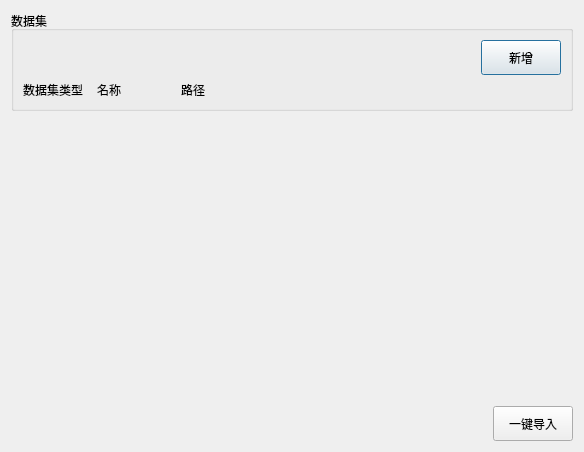
<?xml version="1.0" encoding="UTF-8"?>
<ui version="4.0">
 <class>Dialog</class>
 <widget class="QDialog" name="Dialog">
  <property name="geometry">
   <rect>
    <x>0</x>
    <y>0</y>
    <width>578</width>
    <height>452</height>
   </rect>
  </property>
  <property name="windowTitle">
   <string>导入图像</string>
  </property>
  <layout class="QVBoxLayout" name="verticalLayout_3">
   <item>
    <widget class="QGroupBox" name="datasetGbx">
     <property name="sizePolicy">
      <sizepolicy hsizetype="Fixed" vsizetype="Fixed">
       <horstretch>0</horstretch>
       <verstretch>0</verstretch>
      </sizepolicy>
     </property>
     <property name="title">
      <string>数据集</string>
     </property>
     <layout class="QVBoxLayout" name="verticalLayout_2">
      <item>
       <layout class="QHBoxLayout" name="horizontalLayout_4">
        <item>
         <spacer name="horizontalSpacer_2">
          <property name="orientation">
           <enum>Qt::Orientation::Horizontal</enum>
          </property>
          <property name="sizeHint" stdset="0">
           <size>
            <width>40</width>
            <height>20</height>
           </size>
          </property>
         </spacer>
        </item>
        <item>
         <widget class="QPushButton" name="newSetBtn">
          <property name="minimumSize">
           <size>
            <width>0</width>
            <height>35</height>
           </size>
          </property>
          <property name="text">
           <string>新增</string>
          </property>
         </widget>
        </item>
       </layout>
      </item>
      <item>
       <layout class="QHBoxLayout" name="horizontalLayout_5">
        <property name="spacing">
         <number>4</number>
        </property>
        <item>
         <widget class="QLabel" name="label">
          <property name="sizePolicy">
           <sizepolicy hsizetype="Fixed" vsizetype="Fixed">
            <horstretch>0</horstretch>
            <verstretch>0</verstretch>
           </sizepolicy>
          </property>
          <property name="minimumSize">
           <size>
            <width>70</width>
            <height>0</height>
           </size>
          </property>
          <property name="maximumSize">
           <size>
            <width>70</width>
            <height>16777215</height>
           </size>
          </property>
          <property name="text">
           <string>数据集类型</string>
          </property>
         </widget>
        </item>
        <item>
         <widget class="QLabel" name="label_2">
          <property name="sizePolicy">
           <sizepolicy hsizetype="Fixed" vsizetype="Fixed">
            <horstretch>0</horstretch>
            <verstretch>0</verstretch>
           </sizepolicy>
          </property>
          <property name="minimumSize">
           <size>
            <width>80</width>
            <height>0</height>
           </size>
          </property>
          <property name="maximumSize">
           <size>
            <width>80</width>
            <height>16777215</height>
           </size>
          </property>
          <property name="text">
           <string>名称</string>
          </property>
         </widget>
        </item>
        <item>
         <widget class="QLabel" name="label_3">
          <property name="sizePolicy">
           <sizepolicy hsizetype="Fixed" vsizetype="Fixed">
            <horstretch>0</horstretch>
            <verstretch>0</verstretch>
           </sizepolicy>
          </property>
          <property name="minimumSize">
           <size>
            <width>380</width>
            <height>0</height>
           </size>
          </property>
          <property name="maximumSize">
           <size>
            <width>60</width>
            <height>16777215</height>
           </size>
          </property>
          <property name="text">
           <string>路径</string>
          </property>
         </widget>
        </item>
       </layout>
      </item>
     </layout>
    </widget>
   </item>
   <item>
    <spacer name="verticalSpacer">
     <property name="orientation">
      <enum>Qt::Orientation::Vertical</enum>
     </property>
     <property name="sizeHint" stdset="0">
      <size>
       <width>20</width>
       <height>56</height>
      </size>
     </property>
    </spacer>
   </item>
   <item>
    <layout class="QHBoxLayout" name="horizontalLayout_3">
     <property name="leftMargin">
      <number>0</number>
     </property>
     <item>
      <spacer name="horizontalSpacer">
       <property name="orientation">
        <enum>Qt::Orientation::Horizontal</enum>
       </property>
       <property name="sizeHint" stdset="0">
        <size>
         <width>40</width>
         <height>20</height>
        </size>
       </property>
      </spacer>
     </item>
     <item>
      <widget class="QPushButton" name="importBtn">
       <property name="minimumSize">
        <size>
         <width>0</width>
         <height>35</height>
        </size>
       </property>
       <property name="text">
        <string>一键导入</string>
       </property>
      </widget>
     </item>
    </layout>
   </item>
  </layout>
 </widget>
 <resources/>
 <connections/>
</ui>
